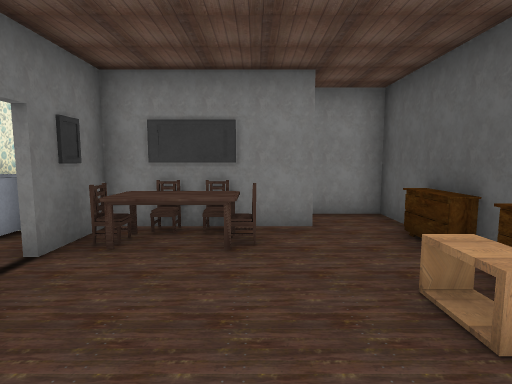
[1] (above)

12 first-person views from a walk through a 3-D level made in the Unity game engine. The camera is 1.3 m above the floor, tilts 6° down and sees 80° across. The floor is counted in squares, 1 m on a side. Each view is taken from the middle of a square. On the plan, view 1 faces up. The plan holds only what a view shows up to about 14 squares ahead; the rest is blank. The place goes on beyond the plan. Some animated figures are left out. Door leaves are left out, so doorways stand open. Some surface patterns are stand-ins.

[2]
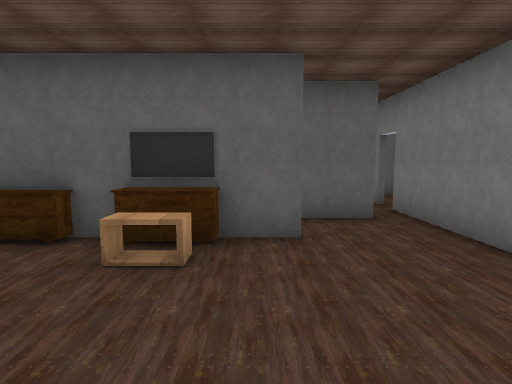

[3]
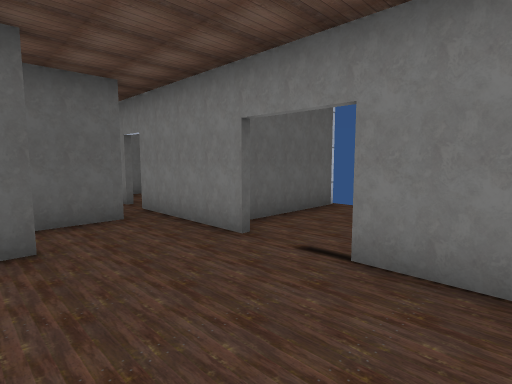

[4]
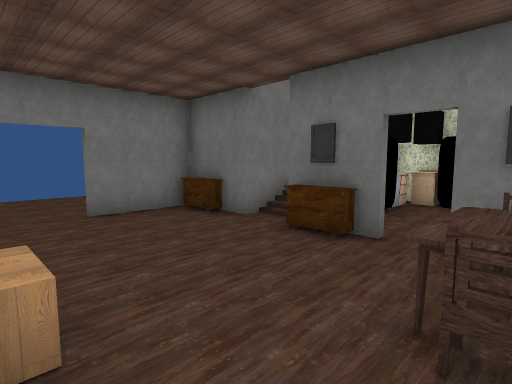

[5]
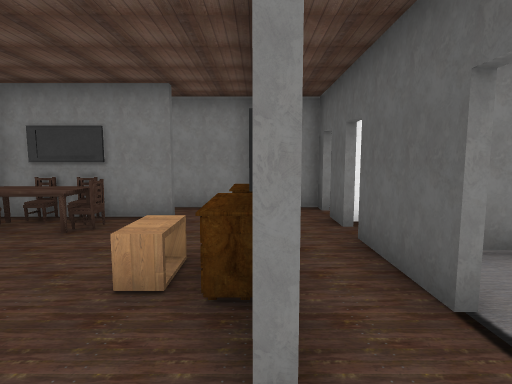

[6]
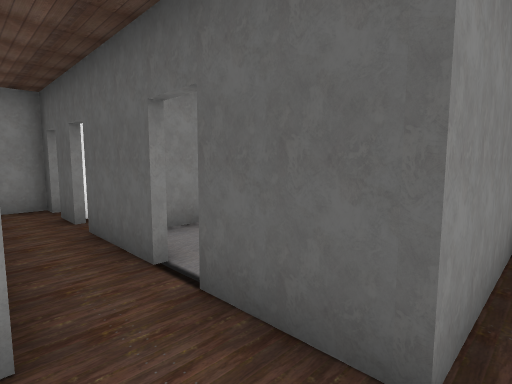

[7]
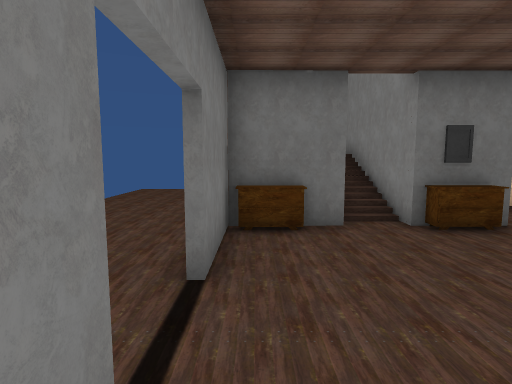

[8]
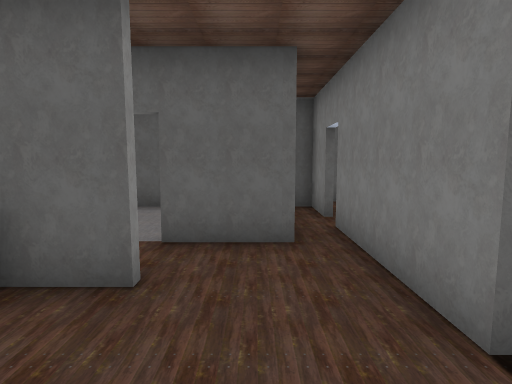

[9]
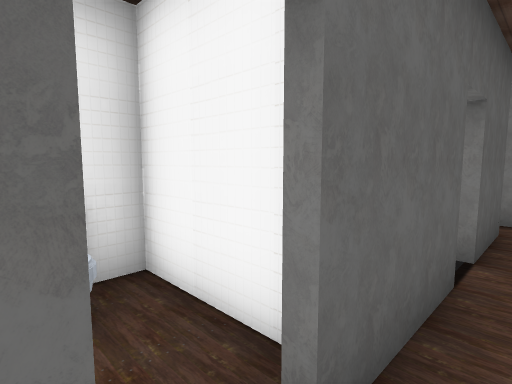

[10]
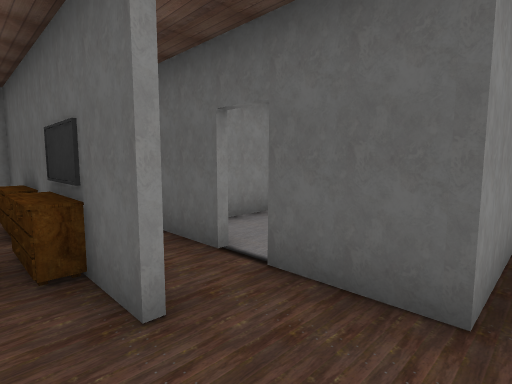

[11]
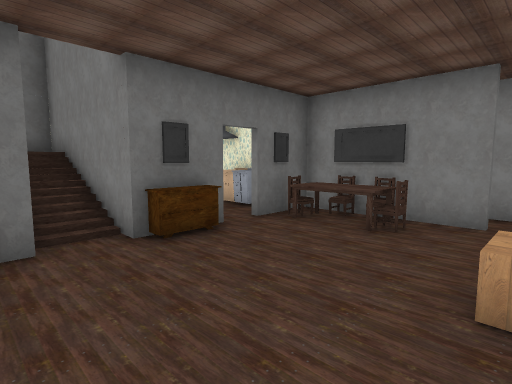

[12]
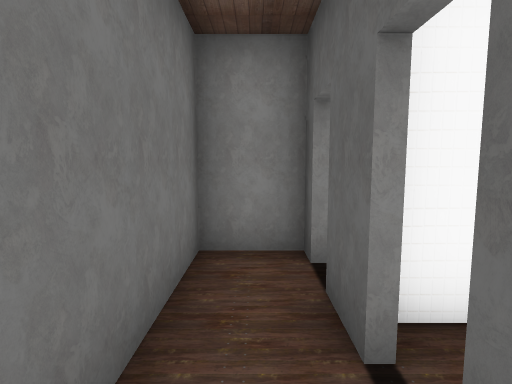

### Floor plan
Key: @ floor where view 1 was taken; # wall or solid block; x gap in a wall; . floor; = window, fence, low wall or low ledge; O other object.
Columns run from 5 left of view 1 to 9 right of it. Each row starts with its distance up from view 1.
  7       #####
  6 ###OO##.#.#
  5 OO#OOO..O.##O
  4  .#OO...#.x.O
  3  .x....O#.####
  2   O....OO.#..#
  1 ###.....#....
  0  ##..@....#
 -1   =.......####
 -2   O..........#
 -3   ###x.x###xx##
 -4   ......#     #
 -5         #

Positions as (right, up) in squares from view 1, and headings:
1: (0, 0), facing up
2: (-2, 1), facing right
3: (-2, 1), facing down-right
4: (2, 5), facing down-left
5: (3, -1), facing up
6: (3, -2), facing up-right
7: (3, -2), facing left
8: (0, -1), facing right
9: (4, 5), facing down-right
10: (2, -2), facing up-right
11: (2, -1), facing up-left
12: (4, 3), facing up
